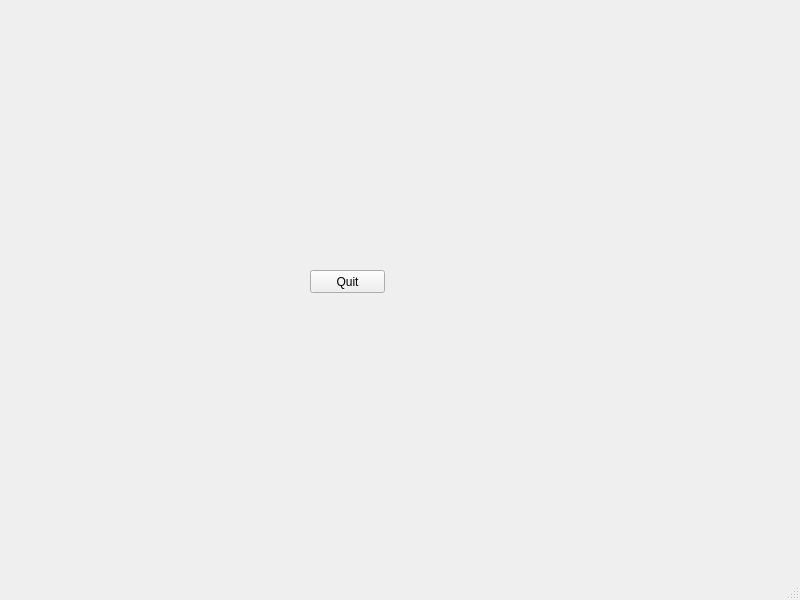
<?xml version="1.0" encoding="UTF-8"?>
<ui version="4.0">
 <class>MainWindow</class>
 <widget class="QMainWindow" name="MainWindow">
  <property name="geometry">
   <rect>
    <x>0</x>
    <y>0</y>
    <width>800</width>
    <height>600</height>
   </rect>
  </property>
  <property name="windowTitle">
   <string>MainWindow</string>
  </property>
  <widget class="QWidget" name="centralwidget">
   <widget class="QPushButton" name="pushButton">
    <property name="geometry">
     <rect>
      <x>310</x>
      <y>270</y>
      <width>75</width>
      <height>23</height>
     </rect>
    </property>
    <property name="text">
     <string>Quit</string>
    </property>
   </widget>
  </widget>
  <widget class="QMenuBar" name="menubar">
   <property name="geometry">
    <rect>
     <x>0</x>
     <y>0</y>
     <width>800</width>
     <height>23</height>
    </rect>
   </property>
  </widget>
  <widget class="QStatusBar" name="statusbar"/>
 </widget>
 <resources/>
 <connections/>
</ui>
